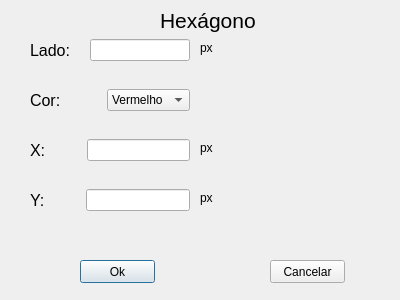
<?xml version="1.0" encoding="UTF-8"?>
<ui version="4.0">
 <class>hexagono</class>
 <widget class="QDialog" name="hexagono">
  <property name="geometry">
   <rect>
    <x>0</x>
    <y>0</y>
    <width>400</width>
    <height>300</height>
   </rect>
  </property>
  <property name="windowTitle">
   <string>Dialog</string>
  </property>
  <widget class="QLabel" name="label">
   <property name="geometry">
    <rect>
     <x>160</x>
     <y>0</y>
     <width>191</width>
     <height>41</height>
    </rect>
   </property>
   <property name="font">
    <font>
     <pointsize>16</pointsize>
    </font>
   </property>
   <property name="text">
    <string>Hexágono</string>
   </property>
  </widget>
  <widget class="QPushButton" name="pushButton">
   <property name="geometry">
    <rect>
     <x>80</x>
     <y>260</y>
     <width>75</width>
     <height>23</height>
    </rect>
   </property>
   <property name="text">
    <string>Ok</string>
   </property>
  </widget>
  <widget class="QPushButton" name="pushButton_2">
   <property name="geometry">
    <rect>
     <x>270</x>
     <y>260</y>
     <width>75</width>
     <height>23</height>
    </rect>
   </property>
   <property name="text">
    <string>Cancelar</string>
   </property>
  </widget>
  <widget class="QWidget" name="horizontalLayoutWidget_4">
   <property name="geometry">
    <rect>
     <x>30</x>
     <y>130</y>
     <width>160</width>
     <height>41</height>
    </rect>
   </property>
   <layout class="QHBoxLayout" name="horizontalLayout_4">
    <item>
     <widget class="QLabel" name="label_5">
      <property name="font">
       <font>
        <pointsize>12</pointsize>
       </font>
      </property>
      <property name="text">
       <string>X:        </string>
      </property>
     </widget>
    </item>
    <item>
     <widget class="QLineEdit" name="x"/>
    </item>
   </layout>
  </widget>
  <widget class="QWidget" name="horizontalLayoutWidget_2">
   <property name="geometry">
    <rect>
     <x>30</x>
     <y>80</y>
     <width>160</width>
     <height>41</height>
    </rect>
   </property>
   <layout class="QHBoxLayout" name="horizontalLayout_2">
    <item>
     <widget class="QLabel" name="label_3">
      <property name="font">
       <font>
        <pointsize>12</pointsize>
       </font>
      </property>
      <property name="text">
       <string>Cor: </string>
      </property>
     </widget>
    </item>
    <item>
     <widget class="QComboBox" name="comboBox">
      <item>
       <property name="text">
        <string>Vermelho</string>
       </property>
      </item>
      <item>
       <property name="text">
        <string>Azul</string>
       </property>
      </item>
      <item>
       <property name="text">
        <string>Verde</string>
       </property>
      </item>
     </widget>
    </item>
   </layout>
  </widget>
  <widget class="QWidget" name="horizontalLayoutWidget">
   <property name="geometry">
    <rect>
     <x>30</x>
     <y>30</y>
     <width>160</width>
     <height>41</height>
    </rect>
   </property>
   <layout class="QHBoxLayout" name="horizontalLayout">
    <item>
     <widget class="QLabel" name="label_2">
      <property name="font">
       <font>
        <pointsize>12</pointsize>
       </font>
      </property>
      <property name="text">
       <string>Lado:   </string>
      </property>
     </widget>
    </item>
    <item>
     <widget class="QLineEdit" name="lado"/>
    </item>
   </layout>
  </widget>
  <widget class="QWidget" name="horizontalLayoutWidget_5">
   <property name="geometry">
    <rect>
     <x>30</x>
     <y>180</y>
     <width>160</width>
     <height>41</height>
    </rect>
   </property>
   <layout class="QHBoxLayout" name="horizontalLayout_5">
    <item>
     <widget class="QLabel" name="label_6">
      <property name="font">
       <font>
        <pointsize>12</pointsize>
       </font>
      </property>
      <property name="text">
       <string>Y:        </string>
      </property>
     </widget>
    </item>
    <item>
     <widget class="QLineEdit" name="y"/>
    </item>
   </layout>
  </widget>
  <widget class="QLabel" name="label_4">
   <property name="geometry">
    <rect>
     <x>200</x>
     <y>40</y>
     <width>21</width>
     <height>16</height>
    </rect>
   </property>
   <property name="text">
    <string>px</string>
   </property>
  </widget>
  <widget class="QLabel" name="label_7">
   <property name="geometry">
    <rect>
     <x>200</x>
     <y>140</y>
     <width>21</width>
     <height>16</height>
    </rect>
   </property>
   <property name="text">
    <string>px</string>
   </property>
  </widget>
  <widget class="QLabel" name="label_8">
   <property name="geometry">
    <rect>
     <x>200</x>
     <y>190</y>
     <width>21</width>
     <height>16</height>
    </rect>
   </property>
   <property name="text">
    <string>px</string>
   </property>
  </widget>
 </widget>
 <tabstops>
  <tabstop>lado</tabstop>
  <tabstop>comboBox</tabstop>
  <tabstop>x</tabstop>
  <tabstop>y</tabstop>
  <tabstop>pushButton</tabstop>
  <tabstop>pushButton_2</tabstop>
 </tabstops>
 <resources/>
 <connections/>
</ui>
